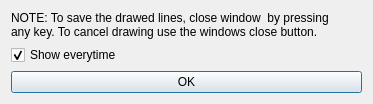
<?xml version="1.0" encoding="UTF-8"?>
<ui version="4.0">
 <class>DrawInfoDialog</class>
 <widget class="QDialog" name="DrawInfoDialog">
  <property name="geometry">
   <rect>
    <x>0</x>
    <y>0</y>
    <width>373</width>
    <height>103</height>
   </rect>
  </property>
  <property name="windowTitle">
   <string>Dialog</string>
  </property>
  <layout class="QGridLayout" name="gridLayout">
   <item row="0" column="0">
    <widget class="QLabel" name="label">
     <property name="text">
      <string>NOTE: To save the drawed lines, close window  by pressing 
any key. To cancel drawing use the windows close button.</string>
     </property>
    </widget>
   </item>
   <item row="2" column="0">
    <widget class="QPushButton" name="pushButtonOk">
     <property name="text">
      <string>OK</string>
     </property>
    </widget>
   </item>
   <item row="1" column="0">
    <widget class="QCheckBox" name="checkBoxShow">
     <property name="text">
      <string>Show everytime</string>
     </property>
     <property name="checked">
      <bool>true</bool>
     </property>
    </widget>
   </item>
  </layout>
 </widget>
 <resources/>
 <connections>
  <connection>
   <sender>pushButtonOk</sender>
   <signal>clicked()</signal>
   <receiver>DrawInfoDialog</receiver>
   <slot>accept()</slot>
   <hints>
    <hint type="sourcelabel">
     <x>186</x>
     <y>82</y>
    </hint>
    <hint type="destinationlabel">
     <x>186</x>
     <y>51</y>
    </hint>
   </hints>
  </connection>
 </connections>
</ui>
